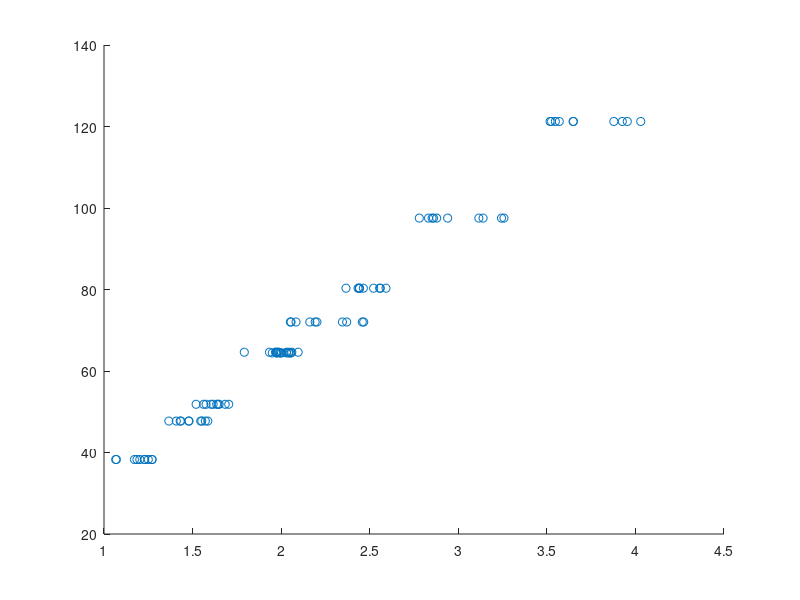

Write the MATLAB code that produced this figure.
%% TODO and stuff
% Felk??lla, det tar olika tid att sl??ppa cylindern ur startpos. V??rdena varierar ganska konstant.;
%kortare str??cka = mindre tid f??r acceleration och felfortplanting => j??mnare m??tserie?;

% Used units: mm, s, g;

% Meas(Cylinder,banlaengd, banhoejd)
% Cylinder: R <=> Cylindernr 1 osv...
% Banlaengd: 1700 <=> siffra 3, 1100 <=> siffra 2, 600 <=> siffra 1
% Banhoejd: Hoejd 1 <=> siffra 1, Hoejd 2 <=> siffra 2, Hoejd 3 <=> siffra 3

% TODO!

%Want to linearise and find the exponents, how?
    % -Is this possible without isolating singular parameters?
    % -
%Want to stabelise the exponents, how?
    % -I'm gonna need explaining here, lots of it!
%Want to know what I've done afterwards!!
%Maybe calc some kind of error/deviation, how?
    % -Explain what this error actually is!

%% Data
%************************************ R **********************
clear Meas
Meas(15,3,3)=struct();

Hfix=20.5;                    
Hvar=[8 12.5 17];
Hwidth=90;
angle=atan((Hfix-Hvar)./Hwidth);


Meas(1,3,1).Width=150;
Meas(1,3,1).Diameter=68;
Meas(1,3,1).InnerDiam=0;
Meas(1,3,1).Mass=4275;
Meas(1,3,1).LengthTrack=1700;
Meas(1,3,1).HeightTrack=1;
Meas(1,3,1).Times=[2.03 2.10 2.03 2.10 2.02];

Meas(1,3,2).Width=150;
Meas(1,3,2).Diameter=68;
Meas(1,3,2).InnerDiam=0;
Meas(1,3,2).Mass=4275;
Meas(1,3,2).LengthTrack=1700;
Meas(1,3,2).HeightTrack=2;
Meas(1,3,2).Times=[2.53 2.54 2.56 2.61 2.56];

Meas(1,3,3).Width=150;
Meas(1,3,3).Diameter=68;
Meas(1,3,3).InnerDiam=0;
Meas(1,3,3).Mass=4275;
Meas(1,3,3).LengthTrack=1700;
Meas(1,3,3).HeightTrack=3;
Meas(1,3,3).Times=[3.92 3.95 3.90 3.97 3.89];

Meas(1,2,1).Width=150;
Meas(1,2,1).Diameter=68;
Meas(1,2,1).InnerDiam=0;
Meas(1,2,1).Mass=4275;
Meas(1,2,1).LengthTrack=1100;
Meas(1,2,1).HeightTrack=1;
Meas(1,2,1).Times=[1.67 1.70 1.75 1.65 1.65];

Meas(1,2,2).Width=150;
Meas(1,2,2).Diameter=68;
Meas(1,2,2).InnerDiam=0;
Meas(1,2,2).Mass=4275;
Meas(1,2,2).LengthTrack=1100;
Meas(1,2,2).HeightTrack=2;
Meas(1,2,2).Times=[2.06 2.05 2.05 2.06 2.08];

Meas(1,2,3).Width=150;
Meas(1,2,3).Diameter=68;
Meas(1,2,3).InnerDiam=0;
Meas(1,2,3).Mass=4275;
Meas(1,2,3).LengthTrack=1100;
Meas(1,2,3).HeightTrack=3;
Meas(1,2,3).Times=[3.15 3.12 3.15 3.14 3.14];

Meas(1,1,1).Width=150;
Meas(1,1,1).Diameter=68;
Meas(1,1,1).InnerDiam=0;
Meas(1,1,1).Mass=4275;
Meas(1,1,1).LengthTrack=600;
Meas(1,1,1).HeightTrack=1;
Meas(1,1,1).Times=[1.23 1.23 1.23 1.23 1.23];

Meas(1,1,2).Width=150;
Meas(1,1,2).Diameter=68;
Meas(1,1,2).InnerDiam=0;
Meas(1,1,2).Mass=4275;
Meas(1,1,2).LengthTrack=600;
Meas(1,1,2).HeightTrack=2;
Meas(1,1,2).Times=[1.54 1.54 1.57 1.54 1.57];

Meas(1,1,3).Width=150;
Meas(1,1,3).Diameter=68;
Meas(1,1,3).InnerDiam=0;
Meas(1,1,3).Mass=4275;
Meas(1,1,3).LengthTrack=600;
Meas(1,1,3).HeightTrack=3;
Meas(1,1,3).Times=[2.37 2.37 2.39 2.35 2.37 ];
%**************************************** Q*******************************
Meas(2,1,1).Width=150;
Meas(2,1,1).Diameter=68;
Meas(2,1,1).InnerDiam=66;
Meas(2,1,1).Mass=1366;
Meas(2,1,1).LengthTrack=600;
Meas(2,1,1).HeightTrack=1;
Meas(2,1,1).Times=[1.36 1.43 1.39 1.36 1.34];

Meas(2,1,2).Width=150;
Meas(2,1,2).Diameter=68;
Meas(2,1,2).InnerDiam=66;
Meas(2,1,2).Mass=1366;
Meas(2,1,2).LengthTrack=600;
Meas(2,1,2).HeightTrack=2;
Meas(2,1,2).Times=[1.71 1.70 1.67 1.70 1.67];

Meas(2,1,3).Width=150;
Meas(2,1,3).Diameter=68;
Meas(2,1,3).InnerDiam=66;
Meas(2,1,3).Mass=1366;
Meas(2,1,3).LengthTrack=600;
Meas(2,1,3).HeightTrack=3;
Meas(2,1,3).Times=[2.61 2.59 2.61 2.61 2.59];

Meas(2,2,1).Width=150;
Meas(2,2,1).Diameter=68;
Meas(2,2,1).InnerDiam=66;
Meas(2,2,1).Mass=1366;
Meas(2,2,1).LengthTrack=1100;
Meas(2,2,1).HeightTrack=1;
Meas(2,2,1).Times=[1.82 1.82 1.79 1.86 1.79 ];

Meas(2,2,2).Width=150;
Meas(2,2,2).Diameter=68;
Meas(2,2,2).InnerDiam=66;
Meas(2,2,2).Mass=1366;
Meas(2,2,2).LengthTrack=1100;
Meas(2,2,2).HeightTrack=2;
Meas(2,2,2).Times=[2.20 2.18 2.23 2.15 2.19];

Meas(2,2,3).Width=150;
Meas(2,2,3).Diameter=68;
Meas(2,2,3).InnerDiam=66;
Meas(2,2,3).Mass=1366;
Meas(2,2,3).LengthTrack=1100;
Meas(2,2,3).HeightTrack=3;
Meas(2,2,3).Times=[3.50 3.55 3.47 3.51 3.50];

Meas(2,3,3).Width=150;
Meas(2,3,3).Diameter=68;
Meas(2,3,3).InnerDiam=66;
Meas(2,3,3).Mass=1366;
Meas(2,3,3).LengthTrack=1700;
Meas(2,3,3).HeightTrack=3;
Meas(2,3,3).Times=[4.30 4.32 4.30 4.25 4.23];

Meas(2,3,2).Width=150;
Meas(2,3,2).Diameter=68;
Meas(2,3,2).InnerDiam=66;
Meas(2,3,2).Mass=1366;
Meas(2,3,2).LengthTrack=1700;
Meas(2,3,2).HeightTrack=2;
Meas(2,3,2).Times=[2.83 2.80 2.87 2.76 2.82];

Meas(2,3,1).Width=150;
Meas(2,3,1).Diameter=68;
Meas(2,3,1).InnerDiam=66;
Meas(2,3,1).Mass=1366;
Meas(2,3,1).LengthTrack=1700;
Meas(2,3,1).HeightTrack=1;
Meas(2,3,1).Times=[2.24 2.21 2.26 2.19 2.27];
%*********************************** P *********************************************
Meas(3,3,1).Width=151;
Meas(3,3,1).Diameter=57;
Meas(3,3,1).Mass=2884;
Meas(3,3,1).InnerDiam=0;
Meas(3,3,1).LengthTrack=1700;
Meas(3,3,1).HeightTrack=1;
Meas(3,3,1).Times=[2.02 2.08 2.06 2.03 2.06];

Meas(3,3,2).Width=151;
Meas(3,3,2).Diameter=57;
Meas(3,3,2).Mass=2884;
Meas(3,3,2).InnerDiam=0;
Meas(3,3,2).LengthTrack=1700;
Meas(3,3,2).HeightTrack=2;
Meas(3,3,2).Times=[2.53 2.62 2.59 2.51 2.53];

Meas(3,3,3).Width=151;
Meas(3,3,3).Diameter=57;
Meas(3,3,3).Mass=2884;
Meas(3,3,3).InnerDiam=0;
Meas(3,3,3).LengthTrack=1700;
Meas(3,3,3).HeightTrack=3;
Meas(3,3,3).Times=[3.87 3.89 3.89 3.87 3.87];

Meas(3,2,3).Width=151;
Meas(3,2,3).Diameter=57;
Meas(3,2,3).Mass=2884;
Meas(3,2,3).InnerDiam=0;
Meas(3,2,3).LengthTrack=1100;
Meas(3,2,3).HeightTrack=3;
Meas(3,2,3).Times=[3.07 3.14 3.07 3.15 3.15];

Meas(3,2,2).Width=151;
Meas(3,2,2).Diameter=57;
Meas(3,2,2).Mass=2884;
Meas(3,2,2).InnerDiam=0;
Meas(3,2,2).LengthTrack=1100;
Meas(3,2,2).HeightTrack=2;
Meas(3,2,2).Times=[2.05 2.02 2.03 2.05 2.00];

Meas(3,2,1).Width=151;
Meas(3,2,1).Diameter=57;
Meas(3,2,1).Mass=2884;
Meas(3,2,1).InnerDiam=0;
Meas(3,2,1).LengthTrack=1100;
Meas(3,2,1).HeightTrack=1;
Meas(3,2,1).Times=[1.62 1.65 1.65 1.67 1.63];

Meas(3,1,1).Width=151;
Meas(3,1,1).Diameter=57;
Meas(3,1,1).Mass=2884;
Meas(3,1,1).InnerDiam=0;
Meas(3,1,1).LengthTrack=600;
Meas(3,1,1).HeightTrack=1;
Meas(3,1,1).Times=[1.25 1.28 1.22 1.22 1.28];

Meas(3,1,2).Width=151;
Meas(3,1,2).Diameter=57;
Meas(3,1,2).Mass=2884;
Meas(3,1,2).InnerDiam=0;
Meas(3,1,2).LengthTrack=600;
Meas(3,1,2).HeightTrack=2;
Meas(3,1,2).Times=[1.52 1.60 1.55 1.54 1.52];

Meas(3,1,3).Width=151;
Meas(3,1,3).Diameter=57;
Meas(3,1,3).Mass=2884;
Meas(3,1,3).InnerDiam=0;
Meas(3,1,3).LengthTrack=600;
Meas(3,1,3).HeightTrack=3;
Meas(3,1,3).Times=[2.35 2.32 2.32 2.35 2.39];
%************************************************** O *********************************
Meas(4,1,3).Width=148;
Meas(4,1,3).Diameter=57;
Meas(4,1,3).Mass=1661;
Meas(4,1,3).InnerDiam=36;
Meas(4,1,3).LengthTrack=600;
Meas(4,1,3).HeightTrack=3;
Meas(4,1,3).Times=[2.51 2.48 2.56 2.51 2.50];

Meas(4,1,2).Width=148;
Meas(4,1,2).Diameter=57;
Meas(4,1,2).Mass=1661;
Meas(4,1,2).InnerDiam=36;
Meas(4,1,2).LengthTrack=600;
Meas(4,1,2).HeightTrack=2;
Meas(4,1,2).Times=[1.63 1.63 1.63 1.63 1.63];

Meas(4,1,1).Width=148;
Meas(4,1,1).Diameter=57;
Meas(4,1,1).Mass=1661;
Meas(4,1,1).InnerDiam=36;
Meas(4,1,1).LengthTrack=600;
Meas(4,1,1).HeightTrack=1;
Meas(4,1,1).Times=[1.36 1.30 1.30 1.31 1.30];

Meas(4,2,1).Width=148;
Meas(4,2,1).Diameter=57;
Meas(4,2,1).Mass=1661;
Meas(4,2,1).InnerDiam=36;
Meas(4,2,1).LengthTrack=1100;
Meas(4,2,1).HeightTrack=1;
Meas(4,2,1).Times=[1.75 1.75 1.75 1.78 1.78];

Meas(4,2,2).Width=148;
Meas(4,2,2).Diameter=57;
Meas(4,2,2).Mass=1661;
Meas(4,2,2).InnerDiam=36;
Meas(4,2,2).LengthTrack=1100;
Meas(4,2,2).HeightTrack=2;
Meas(4,2,2).Times=[2.18 2.18 2.23 2.19 2.21];

Meas(4,2,3).Width=148;
Meas(4,2,3).Diameter=57;
Meas(4,2,3).Mass=1661;
Meas(4,2,3).InnerDiam=36;
Meas(4,2,3).LengthTrack=1100;
Meas(4,2,3).HeightTrack=3;
Meas(4,2,3).Times=[3.23 3.33 3.28 3.33 3.38];

Meas(4,3,3).Width=148;
Meas(4,3,3).Diameter=57;
Meas(4,3,3).Mass=1661;
Meas(4,3,3).InnerDiam=36;
Meas(4,3,3).LengthTrack=1700;
Meas(4,3,3).HeightTrack=3;
Meas(4,3,3).Times=[4.13 4.16 4.18 4.13 4.13];

Meas(4,3,2).Width=148;
Meas(4,3,2).Diameter=57;
Meas(4,3,2).Mass=1661;
Meas(4,3,2).InnerDiam=36;
Meas(4,3,2).LengthTrack=1700;
Meas(4,3,2).HeightTrack=2;
Meas(4,3,2).Times=[2.72 2.71 2.72 2.71 2.72];

Meas(4,3,1).Width=148;
Meas(4,3,1).Diameter=57;
Meas(4,3,1).Mass=1661;
Meas(4,3,1).InnerDiam=36;
Meas(4,3,1).LengthTrack=1700;
Meas(4,3,1).HeightTrack=1;
Meas(4,3,1).Times=[2.15 2.19 2.18 2.19 2.16];
%******************************************************** M **************************************
Meas(5,3,1).Width=150;
Meas(5,3,1).Diameter=58;
Meas(5,3,1).Mass=412;
Meas(5,3,1).InnerDiam=54;
Meas(5,3,1).LengthTrack=1700;
Meas(5,3,1).HeightTrack=1;
Meas(5,3,1).Times=[2.32 2.37 2.35 2.27 2.29];

Meas(5,3,2).Width=150;
Meas(5,3,2).Diameter=58;
Meas(5,3,2).Mass=412;
Meas(5,3,2).InnerDiam=54;
Meas(5,3,2).LengthTrack=1700;
Meas(5,3,2).HeightTrack=2;
Meas(5,3,2).Times=[2.94 2.97 2.96 2.90 2.87];

Meas(5,3,3).Width=150;
Meas(5,3,3).Diameter=58;
Meas(5,3,3).Mass=412;
Meas(5,3,3).InnerDiam=54;
Meas(5,3,3).LengthTrack=1700;
Meas(5,3,3).HeightTrack=3;
Meas(5,3,3).Times=[4.49 4.47 4.45 4.44 4.43];

Meas(5,2,3).Width=150;
Meas(5,2,3).Diameter=58;
Meas(5,2,3).Mass=412;
Meas(5,2,3).InnerDiam=54;
Meas(5,2,3).LengthTrack=1100;
Meas(5,2,3).HeightTrack=3;
Meas(5,2,3).Times=[3.60 3.57 3.60 3.57 3.55];

Meas(5,2,2).Width=150;
Meas(5,2,2).Diameter=58;
Meas(5,2,2).Mass=412;
Meas(5,2,2).InnerDiam=54;
Meas(5,2,2).LengthTrack=1100;
Meas(5,2,2).HeightTrack=2;
Meas(5,2,2).Times=[2.38 2.34 2.34 2.35 2.30];

Meas(5,2,1).Width=150;
Meas(5,2,1).Diameter=58;
Meas(5,2,1).Mass=412;
Meas(5,2,1).InnerDiam=54;
Meas(5,2,1).LengthTrack=1100;
Meas(5,2,1).HeightTrack=1;
Meas(5,2,1).Times=[1.82 1.86 1.87 1.87 1.86];

Meas(5,1,1).Width=150;
Meas(5,1,1).Diameter=58;
Meas(5,1,1).Mass=412;
Meas(5,1,1).InnerDiam=54;
Meas(5,1,1).LengthTrack=600;
Meas(5,1,1).HeightTrack=1;
Meas(5,1,1).Times=[1.39 1.41 1.39 1.43 1.46];

Meas(5,1,2).Width=150;
Meas(5,1,2).Diameter=58;
Meas(5,1,2).Mass=412;
Meas(5,1,2).InnerDiam=54;
Meas(5,1,2).LengthTrack=600;
Meas(5,1,2).HeightTrack=2;
Meas(5,1,2).Times=[1.73 1.68 1.73 1.73 1.71];

Meas(5,1,3).Width=150;
Meas(5,1,3).Diameter=58;
Meas(5,1,3).Mass=412;
Meas(5,1,3).InnerDiam=54;
Meas(5,1,3).LengthTrack=600;
Meas(5,1,3).HeightTrack=3;
Meas(5,1,3).Times=[2.58 2.56 2.61 2.59 2.56];
%************************************************ L ************************************
Meas(6,1,3).Width=149;
Meas(6,1,3).Diameter=36;
Meas(6,1,3).Mass=557;
Meas(6,1,3).InnerDiam=31;
Meas(6,1,3).LengthTrack=600;
Meas(6,1,3).HeightTrack=3;
Meas(6,1,3).Times=[2.53 2.58 2.58 2.54 2.51];

Meas(6,1,2).Width=149;
Meas(6,1,2).Diameter=36;
Meas(6,1,2).Mass=557;
Meas(6,1,2).InnerDiam=31;
Meas(6,1,2).LengthTrack=600;
Meas(6,1,2).HeightTrack=2;
Meas(6,1,2).Times=[1.68 1.65 1.62 1.67 1.62];

Meas(6,1,1).Width=149;
Meas(6,1,1).Diameter=36;
Meas(6,1,1).Mass=557;
Meas(6,1,1).InnerDiam=31;
Meas(6,1,1).LengthTrack=600;
Meas(6,1,1).HeightTrack=1;
Meas(6,1,1).Times=[1.31 1.31 1.35 1.30 1.33];

Meas(6,2,1).Width=149;
Meas(6,2,1).Diameter=36;
Meas(6,2,1).Mass=557;
Meas(6,2,1).InnerDiam=31;
Meas(6,2,1).LengthTrack=1100;
Meas(6,2,1).HeightTrack=1;
Meas(6,2,1).Times=[1.78 1.76 1.75 1.83 1.76];

Meas(6,2,2).Width=149;
Meas(6,2,2).Diameter=36;
Meas(6,2,2).Mass=557;
Meas(6,2,2).InnerDiam=31;
Meas(6,2,2).LengthTrack=1100;
Meas(6,2,2).HeightTrack=2;
Meas(6,2,2).Times=[2.23 2.23 2.24 2.24 2.26];

Meas(6,2,3).Width=149;
Meas(6,2,3).Diameter=36;
Meas(6,2,3).Mass=557;
Meas(6,2,3).InnerDiam=31;
Meas(6,2,3).LengthTrack=1100;
Meas(6,2,3).HeightTrack=3;
Meas(6,2,3).Times=[3.49 3.46 3.47 3.41 3.47];

Meas(6,3,3).Width=149;
Meas(6,3,3).Diameter=36;
Meas(6,3,3).Mass=557;
Meas(6,3,3).InnerDiam=31;
Meas(6,3,3).LengthTrack=1700;
Meas(6,3,3).HeightTrack=3;
Meas(6,3,3).Times=[4.19 4.19 4.26 4.21 4.21];

Meas(6,3,2).Width=149;
Meas(6,3,2).Diameter=36;
Meas(6,3,2).Mass=557;
Meas(6,3,2).InnerDiam=31;
Meas(6,3,2).LengthTrack=1700;
Meas(6,3,2).HeightTrack=2;
Meas(6,3,2).Times=[2.79 2.77 2.74 2.77 2.77];

Meas(6,3,1).Width=149;
Meas(6,3,1).Diameter=36;
Meas(6,3,1).Mass=557;
Meas(6,3,1).InnerDiam=31;
Meas(6,3,1).LengthTrack=1700;
Meas(6,3,1).HeightTrack=1;
Meas(6,3,1).Times=[2.21 2.21 2.21 2.21 2.20];
%************************************************** K ****************************************
Meas(7,3,1).Width=150;
Meas(7,3,1).Diameter=41;
Meas(7,3,1).Mass=1286;
Meas(7,3,1).InnerDiam=0;
Meas(7,3,1).LengthTrack=1700;
Meas(7,3,1).HeightTrack=1;
Meas(7,3,1).Times=[1.99 2.02 1.99 1.99 2.02];

Meas(7,3,2).Width=150;
Meas(7,3,2).Diameter=41;
Meas(7,3,2).Mass=1286;
Meas(7,3,2).InnerDiam=0;
Meas(7,3,2).LengthTrack=1700;
Meas(7,3,2).HeightTrack=2;
Meas(7,3,2).Times=[2.43 2.43 2.46 2.40 2.45];

Meas(7,3,3).Width=150;
Meas(7,3,3).Diameter=41;
Meas(7,3,3).Mass=1286;
Meas(7,3,3).InnerDiam=0;
Meas(7,3,3).LengthTrack=1700;
Meas(7,3,3).HeightTrack=3;
Meas(7,3,3).Times=[3.62 3.76 3.62 3.62 3.63];

Meas(7,2,3).Width=150;
Meas(7,2,3).Diameter=41;
Meas(7,2,3).Mass=1286;
Meas(7,2,3).InnerDiam=0;
Meas(7,2,3).LengthTrack=1100;
Meas(7,2,3).HeightTrack=3;
Meas(7,2,3).Times=[3.03 2.91 2.91 2.90 2.95];

Meas(7,2,2).Width=150;
Meas(7,2,2).Diameter=41;
Meas(7,2,2).Mass=1286;
Meas(7,2,2).InnerDiam=0;
Meas(7,2,2).LengthTrack=1100;
Meas(7,2,2).HeightTrack=2;
Meas(7,2,2).Times=[1.99 1.99 1.99 1.98 1.96];

Meas(7,2,1).Width=150;
Meas(7,2,1).Diameter=41;
Meas(7,2,1).Mass=1286;
Meas(7,2,1).InnerDiam=0;
Meas(7,2,1).LengthTrack=1100;
Meas(7,2,1).HeightTrack=1;
Meas(7,2,1).Times=[1.62 1.63 1.65 1.65 1.63];

Meas(7,1,1).Width=150;
Meas(7,1,1).Diameter=41;
Meas(7,1,1).Mass=1286;
Meas(7,1,1).InnerDiam=0;
Meas(7,1,1).LengthTrack=600;
Meas(7,1,1).HeightTrack=1;
Meas(7,1,1).Times=[1.20 1.27 1.23 1.22 1.22];

Meas(7,1,2).Width=150;
Meas(7,1,2).Diameter=41;
Meas(7,1,2).Mass=1286;
Meas(7,1,2).InnerDiam=0;
Meas(7,1,2).LengthTrack=600;
Meas(7,1,2).HeightTrack=2;
Meas(7,1,2).Times=[1.49 1.46 1.49 1.49 1.47];

Meas(7,1,3).Width=150;
Meas(7,1,3).Diameter=41;
Meas(7,1,3).Mass=1286;
Meas(7,1,3).InnerDiam=0;
Meas(7,1,3).LengthTrack=600;
Meas(7,1,3).HeightTrack=3;
Meas(7,1,3).Times=[2.16 2.23 2.16 2.23 2.23];
%****************************************** J ****************************
Meas(8,1,3).Width=151;
Meas(8,1,3).Diameter=41;
Meas(8,1,3).Mass=412;
Meas(8,1,3).InnerDiam=0;
Meas(8,1,3).LengthTrack=600;
Meas(8,1,3).HeightTrack=3;
Meas(8,1,3).Times=[2.15 2.24 2.19 2.19 2.19];

Meas(8,1,2).Width=151;
Meas(8,1,2).Diameter=41;
Meas(8,1,2).Mass=412;
Meas(8,1,2).InnerDiam=0;
Meas(8,1,2).LengthTrack=600;
Meas(8,1,2).HeightTrack=2;
Meas(8,1,2).Times=[1.54 1.47 1.44 1.47 1.47];

Meas(8,1,1).Width=151;
Meas(8,1,1).Diameter=41;
Meas(8,1,1).Mass=412;
Meas(8,1,1).InnerDiam=0;
Meas(8,1,1).LengthTrack=600;
Meas(8,1,1).HeightTrack=1;
Meas(8,1,1).Times=[1.20 1.23 1.19 1.20 1.19];

Meas(8,2,1).Width=151;
Meas(8,2,1).Diameter=41;
Meas(8,2,1).Mass=412;
Meas(8,2,1).InnerDiam=0;
Meas(8,2,1).LengthTrack=1100;
Meas(8,2,1).HeightTrack=1;
Meas(8,2,1).Times=[1.62 1.62 1.62 1.62 1.60];

Meas(8,2,2).Width=151;
Meas(8,2,2).Diameter=41;
Meas(8,2,2).Mass=412;
Meas(8,2,2).InnerDiam=0;
Meas(8,2,2).LengthTrack=1100;
Meas(8,2,2).HeightTrack=2;
Meas(8,2,2).Times=[1.95 1.99 1.97 1.95 2.00];

Meas(8,2,3).Width=151;
Meas(8,2,3).Diameter=41;
Meas(8,2,3).Mass=412;
Meas(8,2,3).InnerDiam=0;
Meas(8,2,3).LengthTrack=1100;
Meas(8,2,3).HeightTrack=3;
Meas(8,2,3).Times=[2.79 2.87 2.91 2.91 2.82];

Meas(8,3,3).Width=151;
Meas(8,3,3).Diameter=41;
Meas(8,3,3).Mass=412;
Meas(8,3,3).InnerDiam=0;
Meas(8,3,3).LengthTrack=1700;
Meas(8,3,3).HeightTrack=3;
Meas(8,3,3).Times=[3.58 3.63 3.68 3.70 3.65];

Meas(8,3,2).Width=151;
Meas(8,3,2).Diameter=41;
Meas(8,3,2).Mass=412;
Meas(8,3,2).InnerDiam=0;
Meas(8,3,2).LengthTrack=1700;
Meas(8,3,2).HeightTrack=2;
Meas(8,3,2).Times=[2.48 2.46 2.47 2.45 2.46];

Meas(8,3,1).Width=151;
Meas(8,3,1).Diameter=41;
Meas(8,3,1).Mass=412;
Meas(8,3,1).InnerDiam=0;
Meas(8,3,1).LengthTrack=1700;
Meas(8,3,1).HeightTrack=1;
Meas(8,3,1).Times=[1.95 1.97 2.00 2.00 1.96];
%**************************************************** I(var) ******************************
Meas(9,3,1).Width=150;
Meas(9,3,1).Diameter=26;
Meas(9,3,1).Mass=243;
Meas(9,3,1).InnerDiam=20;
Meas(9,3,1).LengthTrack=1700;
Meas(9,3,1).HeightTrack=1;
Meas(9,3,1).Times=[2.15 2.13 2.20 2.14 2.08];

Meas(9,3,2).Width=150;
Meas(9,3,2).Diameter=26;
Meas(9,3,2).Mass=243;
Meas(9,3,2).InnerDiam=20;
Meas(9,3,2).LengthTrack=1700;
Meas(9,3,2).HeightTrack=2;
Meas(9,3,2).Times=[2.58 2.66 2.66 2.63 2.69];

Meas(9,3,3).Width=150;
Meas(9,3,3).Diameter=26;
Meas(9,3,3).Mass=243;
Meas(9,3,3).InnerDiam=20;
Meas(9,3,3).LengthTrack=1700;
Meas(9,3,3).HeightTrack=3;
Meas(9,3,3).Times=[3.90 3.94 3.90 3.90 3.93];

Meas(9,2,3).Width=150;
Meas(9,2,3).Diameter=26;
Meas(9,2,3).Mass=243;
Meas(9,2,3).InnerDiam=20;
Meas(9,2,3).LengthTrack=1100;
Meas(9,2,3).HeightTrack=3;
Meas(9,2,3).Times=[3.14 3.09 3.09 3.07 3.15];

Meas(9,2,2).Width=150;
Meas(9,2,2).Diameter=26;
Meas(9,2,2).Mass=243;
Meas(9,2,2).InnerDiam=20;
Meas(9,2,2).LengthTrack=1100;
Meas(9,2,2).HeightTrack=2;
Meas(9,2,2).Times=[2.15 2.15 2.12 2.07 2.18];

Meas(9,2,1).Width=150;
Meas(9,2,1).Diameter=26;
Meas(9,2,1).Mass=243;
Meas(9,2,1).InnerDiam=20;
Meas(9,2,1).LengthTrack=1100;
Meas(9,2,1).HeightTrack=1;
Meas(9,2,1).Times=[1.73 1.75 1.77 1.75 1.73];

Meas(9,1,1).Width=150;
Meas(9,1,1).Diameter=26;
Meas(9,1,1).Mass=243;
Meas(9,1,1).InnerDiam=20;
Meas(9,1,1).LengthTrack=600;
Meas(9,1,1).HeightTrack=1;
Meas(9,1,1).Times=[1.30 1.29 1.34 1.28 1.25];

Meas(9,1,2).Width=150;
Meas(9,1,2).Diameter=26;
Meas(9,1,2).Mass=243;
Meas(9,1,2).InnerDiam=20;
Meas(9,1,2).LengthTrack=600;
Meas(9,1,2).HeightTrack=2;
Meas(9,1,2).Times=[1.60 1.60 1.62 1.65 1.60];

Meas(9,1,3).Width=150;
Meas(9,1,3).Diameter=26;
Meas(9,1,3).Mass=243;
Meas(9,1,3).InnerDiam=20;
Meas(9,1,3).LengthTrack=600;
Meas(9,1,3).HeightTrack=3;
Meas(9,1,3).Times=[2.40 2.40 2.37 2.35 2.35];
%******************************************************* H *************************
Meas(10,1,1).Width=150;
Meas(10,1,1).Diameter=36;
Meas(10,1,1).Mass=1190;
Meas(10,1,1).InnerDiam=0;
Meas(10,1,1).LengthTrack=600;
Meas(10,1,1).HeightTrack=1;
Meas(10,1,1).Times=[1.22 1.20 1.15 1.14 1.15];

Meas(10,1,2).Width=150;
Meas(10,1,2).Diameter=36;
Meas(10,1,2).Mass=1190;
Meas(10,1,2).InnerDiam=0;
Meas(10,1,2).LengthTrack=600;
Meas(10,1,2).HeightTrack=2;
Meas(10,1,2).Times=[1.40 1.37 1.36 1.47 1.44];

Meas(10,1,3).Width=150;
Meas(10,1,3).Diameter=36;
Meas(10,1,3).Mass=1190;
Meas(10,1,3).InnerDiam=0;
Meas(10,1,3).LengthTrack=600;
Meas(10,1,3).HeightTrack=3;
Meas(10,1,3).Times=[2.11 2.08 2.09 2.07 2.07];

Meas(10,2,3).Width=150;
Meas(10,2,3).Diameter=36;
Meas(10,2,3).Mass=1190;
Meas(10,2,3).InnerDiam=0;
Meas(10,2,3).LengthTrack=1100;
Meas(10,2,3).HeightTrack=3;
Meas(10,2,3).Times=[2.84 2.79 2.83 2.84 2.86];

Meas(10,2,2).Width=150;
Meas(10,2,2).Diameter=36;
Meas(10,2,2).Mass=1190;
Meas(10,2,2).InnerDiam=0;
Meas(10,2,2).LengthTrack=1100;
Meas(10,2,2).HeightTrack=2;
Meas(10,2,2).Times=[1.97 2.00 1.97 1.99 1.99];

Meas(10,2,1).Width=150;
Meas(10,2,1).Diameter=36;
Meas(10,2,1).Mass=1190;
Meas(10,2,1).InnerDiam=0;
Meas(10,2,1).LengthTrack=1100;
Meas(10,2,1).HeightTrack=1;
Meas(10,2,1).Times=[1.60 1.58 1.58 1.63 1.63];

Meas(10,3,1).Width=150;
Meas(10,3,1).Diameter=36;
Meas(10,3,1).Mass=1190;
Meas(10,3,1).InnerDiam=0;
Meas(10,3,1).LengthTrack=1700;
Meas(10,3,1).HeightTrack=1;
Meas(10,3,1).Times=[2.05 1.99 1.97 2.00 1.97 ];

Meas(10,3,2).Width=150;
Meas(10,3,2).Diameter=36;
Meas(10,3,2).Mass=1190;
Meas(10,3,2).InnerDiam=0;
Meas(10,3,2).LengthTrack=1700;
Meas(10,3,2).HeightTrack=2;
Meas(10,3,2).Times=[2.45 2.45 2.42 2.46 2.43];

Meas(10,3,3).Width=150;
Meas(10,3,3).Diameter=36;
Meas(10,3,3).Mass=1190;
Meas(10,3,3).InnerDiam=0;
Meas(10,3,3).LengthTrack=1700;
Meas(10,3,3).HeightTrack=3;
Meas(10,3,3).Times=[3.62 3.49 3.55 3.54 3.54];
%**************************************************** D ******************
Meas(11,3,3).Width=135;
Meas(11,3,3).Diameter=36;
Meas(11,3,3).Mass=1070;
Meas(11,3,3).InnerDiam=0;
Meas(11,3,3).LengthTrack=1700;
Meas(11,3,3).HeightTrack=3;
Meas(11,3,3).Times=[3.54 3.58 3.55 3.49 3.47];

Meas(11,3,2).Width=135;
Meas(11,3,2).Diameter=36;
Meas(11,3,2).Mass=1070;
Meas(11,3,2).InnerDiam=0;
Meas(11,3,2).LengthTrack=1700;
Meas(11,3,2).HeightTrack=2;
Meas(11,3,2).Times=[2.45 2.46 2.45 2.43 2.42];

Meas(11,3,1).Width=135;
Meas(11,3,1).Diameter=36;
Meas(11,3,1).Mass=1070;
Meas(11,3,1).InnerDiam=0;
Meas(11,3,1).LengthTrack=1700;
Meas(11,3,1).HeightTrack=1;
Meas(11,3,1).Times=[1.97 2.02 1.99 1.99 1.99];

Meas(11,2,1).Width=135;
Meas(11,2,1).Diameter=36;
Meas(11,2,1).Mass=1070;
Meas(11,2,1).InnerDiam=0;
Meas(11,2,1).LengthTrack=1100;
Meas(11,2,1).HeightTrack=1;
Meas(11,2,1).Times=[1.58 1.57 1.60 1.58 1.55];

Meas(11,2,2).Width=135;
Meas(11,2,2).Diameter=36;
Meas(11,2,2).Mass=1070;
Meas(11,2,2).InnerDiam=0;
Meas(11,2,2).LengthTrack=1100;
Meas(11,2,2).HeightTrack=2;
Meas(11,2,2).Times=[2.00 1.95 1.99 1.95 1.95];

Meas(11,2,3).Width=135;
Meas(11,2,3).Diameter=36;
Meas(11,2,3).Mass=1070;
Meas(11,2,3).InnerDiam=0;
Meas(11,2,3).LengthTrack=1100;
Meas(11,2,3).HeightTrack=3;
Meas(11,2,3).Times=[2.83 2.87 2.83 2.88 2.85];

Meas(11,1,3).Width=135;
Meas(11,1,3).Diameter=36;
Meas(11,1,3).Mass=1070;
Meas(11,1,3).InnerDiam=0;
Meas(11,1,3).LengthTrack=600;
Meas(11,1,3).HeightTrack=3;
Meas(11,1,3).Times=[2.13 2.19 2.16 2.15 2.18];

Meas(11,1,2).Width=135;
Meas(11,1,2).Diameter=36;
Meas(11,1,2).Mass=1070;
Meas(11,1,2).InnerDiam=0;
Meas(11,1,2).LengthTrack=600;
Meas(11,1,2).HeightTrack=2;
Meas(11,1,2).Times=[1.49 1.43 1.40 1.44 1.39];

Meas(11,1,1).Width=135;
Meas(11,1,1).Diameter=36;
Meas(11,1,1).Mass=1070;
Meas(11,1,1).InnerDiam=0;
Meas(11,1,1).LengthTrack=600;
Meas(11,1,1).HeightTrack=1;
Meas(11,1,1).Times=[1.09 1.07 1.10 1.06 1.03];
%**************************************** C ***********************************
Meas(12,1,1).Width=150;
Meas(12,1,1).Diameter=26;
Meas(12,1,1).Mass=617;
Meas(12,1,1).InnerDiam=0;
Meas(12,1,1).LengthTrack=600;
Meas(12,1,1).HeightTrack=1;
Meas(12,1,1).Times=[1.19 1.19 1.23 1.19 1.13];

Meas(12,1,2).Width=150;
Meas(12,1,2).Diameter=26;
Meas(12,1,2).Mass=617;
Meas(12,1,2).InnerDiam=0;
Meas(12,1,2).LengthTrack=600;
Meas(12,1,2).HeightTrack=2;
Meas(12,1,2).Times=[1.46 1.44 1.42 1.47 1.38];

Meas(12,1,3).Width=150;
Meas(12,1,3).Diameter=26;
Meas(12,1,3).Mass=617;
Meas(12,1,3).InnerDiam=0;
Meas(12,1,3).LengthTrack=600;
Meas(12,1,3).HeightTrack=3;
Meas(12,1,3).Times=[2.09 2.06 2.09 2.01 2.03];

Meas(12,2,3).Width=150;
Meas(12,2,3).Diameter=26;
Meas(12,2,3).Mass=617;
Meas(12,2,3).InnerDiam=0;
Meas(12,2,3).LengthTrack=1100;
Meas(12,2,3).HeightTrack=3;
Meas(12,2,3).Times=[2.93 2.86 2.85 2.88 2.87];

Meas(12,2,2).Width=150;
Meas(12,2,2).Diameter=26;
Meas(12,2,2).Mass=617;
Meas(12,2,2).InnerDiam=0;
Meas(12,2,2).LengthTrack=1100;
Meas(12,2,2).HeightTrack=2;
Meas(12,2,2).Times=[1.95 1.89 1.93 1.95 1.95];

Meas(12,2,1).Width=150;
Meas(12,2,1).Diameter=26;
Meas(12,2,1).Mass=617;
Meas(12,2,1).InnerDiam=0;
Meas(12,2,1).LengthTrack=1100;
Meas(12,2,1).HeightTrack=1;
Meas(12,2,1).Times=[1.58 1.53 1.54 1.58 1.58];

Meas(12,3,1).Width=150;
Meas(12,3,1).Diameter=26;
Meas(12,3,1).Mass=617;
Meas(12,3,1).InnerDiam=0;
Meas(12,3,1).LengthTrack=1700;
Meas(12,3,1).HeightTrack=1;
Meas(12,3,1).Times=[2.00 2.03 1.93 1.94 1.97];

Meas(12,3,2).Width=150;
Meas(12,3,2).Diameter=26;
Meas(12,3,2).Mass=617;
Meas(12,3,2).InnerDiam=0;
Meas(12,3,2).LengthTrack=1700;
Meas(12,3,2).HeightTrack=2;
Meas(12,3,2).Times=[2.36 2.39 2.35 2.39 2.34];

Meas(12,3,3).Width=150;
Meas(12,3,3).Diameter=26;
Meas(12,3,3).Mass=617;
Meas(12,3,3).InnerDiam=0;
Meas(12,3,3).LengthTrack=1700;
Meas(12,3,3).HeightTrack=3;
Meas(12,3,3).Times=[3.54 3.50 3.57 3.53 3.45];
%*************************************************** B **************************************
Meas(13,3,3).Width=151;
Meas(13,3,3).Diameter=20;
Meas(13,3,3).Mass=368;
Meas(13,3,3).InnerDiam=0;
Meas(13,3,3).LengthTrack=1700;
Meas(13,3,3).HeightTrack=3;
Meas(13,3,3).Times=[3.57 3.62 3.55 3.57 3.54];

Meas(13,3,2).Width=151;
Meas(13,3,2).Diameter=20;
Meas(13,3,2).Mass=368;
Meas(13,3,2).InnerDiam=0;
Meas(13,3,2).LengthTrack=1700;
Meas(13,3,2).HeightTrack=2;
Meas(13,3,2).Times=[2.45 2.48 2.44 2.43 2.40];

Meas(13,3,1).Width=151;
Meas(13,3,1).Diameter=20;
Meas(13,3,1).Mass=368;
Meas(13,3,1).InnerDiam=0;
Meas(13,3,1).LengthTrack=1700;
Meas(13,3,1).HeightTrack=1;
Meas(13,3,1).Times=[1.96 1.95 1.95 1.95 1.94];

Meas(13,2,1).Width=151;
Meas(13,2,1).Diameter=20;
Meas(13,2,1).Mass=368;
Meas(13,2,1).InnerDiam=0;
Meas(13,2,1).LengthTrack=1100;
Meas(13,2,1).HeightTrack=1;
Meas(13,2,1).Times=[1.54 1.50 1.55 1.46 1.55];

Meas(13,2,2).Width=151;
Meas(13,2,2).Diameter=20;
Meas(13,2,2).Mass=368;
Meas(13,2,2).InnerDiam=0;
Meas(13,2,2).LengthTrack=1100;
Meas(13,2,2).HeightTrack=2;
Meas(13,2,2).Times=[1.80 1.77 1.82 1.83 1.74];

Meas(13,2,3).Width=151;
Meas(13,2,3).Diameter=20;
Meas(13,2,3).Mass=368;
Meas(13,2,3).InnerDiam=0;
Meas(13,2,3).LengthTrack=1100;
Meas(13,2,3).HeightTrack=3;
Meas(13,2,3).Times=[2.79 2.80 2.71 2.75 2.85];

Meas(13,1,3).Width=151;
Meas(13,1,3).Diameter=20;
Meas(13,1,3).Mass=368;
Meas(13,1,3).InnerDiam=0;
Meas(13,1,3).LengthTrack=600;
Meas(13,1,3).HeightTrack=3;
Meas(13,1,3).Times=[2.07 1.98 2.10 2.01 2.10];

Meas(13,1,2).Width=151;
Meas(13,1,2).Diameter=20;
Meas(13,1,2).Mass=368;
Meas(13,1,2).InnerDiam=0;
Meas(13,1,2).LengthTrack=600;
Meas(13,1,2).HeightTrack=2;
Meas(13,1,2).Times=[1.39 1.42 1.39 1.32 1.31];

Meas(13,1,1).Width=151;
Meas(13,1,1).Diameter=20;
Meas(13,1,1).Mass=368;
Meas(13,1,1).InnerDiam=0;
Meas(13,1,1).LengthTrack=600;
Meas(13,1,1).HeightTrack=1;
Meas(13,1,1).Times=[1.08 1.11 1.05 1.04 1.05];

%********************************* A ************

Meas(14,3,1).Width=175;
Meas(14,3,1).Diameter=37;
Meas(14,3,1).Mass=1390;
Meas(14,3,1).InnerDiam=0;
Meas(14,3,1).LengthTrack=1700;
Meas(14,3,1).HeightTrack=1;
Meas(14,3,1).Times=[2.10 2.03 2.02 2.03 2.03];

Meas(14,3,2).Width=175;
Meas(14,3,2).Diameter=37;
Meas(14,3,2).Mass=1390;
Meas(14,3,2).InnerDiam=0;
Meas(14,3,2).LengthTrack=1700;
Meas(14,3,2).HeightTrack=2;
Meas(14,3,2).Times=[2.62 2.59 2.56 2.58 2.61];

Meas(14,3,3).Width=175;
Meas(14,3,3).Diameter=37;
Meas(14,3,3).Mass=1390;
Meas(14,3,3).InnerDiam=0;
Meas(14,3,3).LengthTrack=1700;
Meas(14,3,3).HeightTrack=3;
Meas(14,3,3).Times=[3.92 4.11 3.99 4.05 4.08];

Meas(14,2,3).Width=175;
Meas(14,2,3).Diameter=37;
Meas(14,2,3).Mass=1390;
Meas(14,2,3).InnerDiam=0;
Meas(14,2,3).LengthTrack=1100;
Meas(14,2,3).HeightTrack=3;
Meas(14,2,3).Times=[3.31 3.23 3.30 3.25 3.20];

Meas(14,2,2).Width=175;
Meas(14,2,2).Diameter=37;
Meas(14,2,2).Mass=1390;
Meas(14,2,2).InnerDiam=0;
Meas(14,2,2).LengthTrack=1100;
Meas(14,2,2).HeightTrack=2;
Meas(14,2,2).Times=[2.11 2.08 2.10 2.08 2.11];

Meas(14,2,1).Width=175;
Meas(14,2,1).Diameter=37;
Meas(14,2,1).Mass=1390;
Meas(14,2,1).InnerDiam=0;
Meas(14,2,1).LengthTrack=1100;
Meas(14,2,1).HeightTrack=1;
Meas(14,2,1).Times=[1.67 1.78 1.67 1.73 1.67];

Meas(14,1,1).Width=175;
Meas(14,1,1).Diameter=37;
Meas(14,1,1).Mass=1390;
Meas(14,1,1).InnerDiam=0;
Meas(14,1,1).LengthTrack=600;
Meas(14,1,1).HeightTrack=1;
Meas(14,1,1).Times=[1.26 1.27 1.24 1.30 1.28];

Meas(14,1,2).Width=175;
Meas(14,1,2).Diameter=37;
Meas(14,1,2).Mass=1390;
Meas(14,1,2).InnerDiam=0;
Meas(14,1,2).LengthTrack=600;
Meas(14,1,2).HeightTrack=2;
Meas(14,1,2).Times=[1.58 1.59 1.53 1.65 1.51];

Meas(14,1,3).Width=175;
Meas(14,1,3).Diameter=37;
Meas(14,1,3).Mass=1390;
Meas(14,1,3).InnerDiam=0;
Meas(14,1,3).LengthTrack=600;
Meas(14,1,3).HeightTrack=3;
Meas(14,1,3).Times=[2.37 2.50 2.48 2.47 2.51];

%***************************** E ************

Meas(15,1,3).Width=111;
Meas(15,1,3).Diameter=36;
Meas(15,1,3).Mass=876;
Meas(15,1,3).InnerDiam=0;
Meas(15,1,3).LengthTrack=600;
Meas(15,1,3).HeightTrack=3;
Meas(15,1,3).Times=[2.46 2.47 2.55 2.50 2.31];

Meas(15,1,2).Width=111;
Meas(15,1,2).Diameter=36;
Meas(15,1,2).Mass=876;
Meas(15,1,2).InnerDiam=0;
Meas(15,1,2).LengthTrack=600;
Meas(15,1,2).HeightTrack=2;
Meas(15,1,2).Times=[1.58 1.62 1.60 1.59 1.54];

Meas(15,1,1).Width=111;
Meas(15,1,1).Diameter=36;
Meas(15,1,1).Mass=876;
Meas(15,1,1).InnerDiam=0;
Meas(15,1,1).LengthTrack=600;
Meas(15,1,1).HeightTrack=1;
Meas(15,1,1).Times=[1.25 1.27 1.26 1.28 1.30];

Meas(15,2,1).Width=111;
Meas(15,2,1).Diameter=36;
Meas(15,2,1).Mass=876;
Meas(15,2,1).InnerDiam=0;
Meas(15,2,1).LengthTrack=1100;
Meas(15,2,1).HeightTrack=1;
Meas(15,2,1).Times=[1.65 1.63 1.65 1.65 1.67];

Meas(15,2,2).Width=111;
Meas(15,2,2).Diameter=36;
Meas(15,2,2).Mass=876;
Meas(15,2,2).InnerDiam=0;
Meas(15,2,2).LengthTrack=1100;
Meas(15,2,2).HeightTrack=2;
Meas(15,2,2).Times=[2.05 2.07 2.03 1.98 2.08];

Meas(15,2,3).Width=111;
Meas(15,2,3).Diameter=36;
Meas(15,2,3).Mass=876;
Meas(15,2,3).InnerDiam=0;
Meas(15,2,3).LengthTrack=1100;
Meas(15,2,3).HeightTrack=3;
Meas(15,2,3).Times=[3.22 3.23 3.23 3.23 3.31];

Meas(15,3,3).Width=111;
Meas(15,3,3).Diameter=36;
Meas(15,3,3).Mass=876;
Meas(15,3,3).InnerDiam=0;
Meas(15,3,3).LengthTrack=1700;
Meas(15,3,3).HeightTrack=3;
Meas(15,3,3).Times=[3.86 4.00 4.01 3.95 3.95];

Meas(15,3,2).Width=111;
Meas(15,3,2).Diameter=36;
Meas(15,3,2).Mass=876;
Meas(15,3,2).InnerDiam=0;
Meas(15,3,2).LengthTrack=1700;
Meas(15,3,2).HeightTrack=2;
Meas(15,3,2).Times=[2.50 2.54 2.51 2.48 2.58];

Meas(15,3,1).Width=111;
Meas(15,3,1).Diameter=36;
Meas(15,3,1).Mass=876;
Meas(15,3,1).InnerDiam=0;
Meas(15,3,1).LengthTrack=1700;
Meas(15,3,1).HeightTrack=1;
Meas(15,3,1).Times=[2.11 2.04 1.96 2.02 2.02];
% Fixing typos
for i=1:3
for h=1:3
Meas(2,i,h).InnerDiam=56;
end
end

for i=1:3
for h=1:3
Meas(6,i,h).InnerDiam=26;
end
end
%% Mean
for i=1:15
   for j=1:3
       for k=1:3
            Meas(i,j,k).Mean=mean(Meas(i,j,k).Times);       
       end
   end
end
%% Angle
for i=1:15                          % Constructs a new struct, with the angle as a funktion of the heightindex.   
    for j=1:3
        for k=1:3
            Meas(i,j,k).Angle=angle(Meas(i,j,k).HeightTrack);
        end
    end
end
%% Density in kg/mm^3
% Thats why its such a small number.
for i=1:15                          % Constructs a new struct, with the density as a funktion of mass and volume.   
    for j=1:3
        for k=1:3
            volume=Meas(i,j,k).Width.*(pi.*((Meas(i,j,k).Diameter./2).^2-(Meas(i,j,k).InnerDiam./2).^2));
            Meas(i,j,k).Density=Meas(i,j,k).Mass./volume;
        end
    end
end
%% Calc expLenghtTrack
for i=1:15
    for j=1:3
        x=log(cat(1,Meas(i,:,j).LengthTrack));
        A=[x,ones(size(x))];
        y=log(cat(1,Meas(i,:,j).Mean));
        KM=A\y;
        AllKValue(i,j)=KM(1);
    end
end
expLenghtTrack=mean(mean(AllKValue));
clear AllKValue
%% Calc expAngle
%Compensating for length of track
for i=1:15
        x=log(cat(1,Meas(i,:,:).Angle));
        A=[x,ones(size(x))];
        y=log(cat(1,Meas(i,:,:).Mean)./(cat(1,Meas(i,:,:).LengthTrack)).^expLenghtTrack);
        KM=A\y;
        AllKValue(i)=KM(1);
end
expAngle=mean(AllKValue);
clear AllKValue
%% Calc expDiameter
%expLenghtTrack=0.5;
%expAngle = -0.5;
i=[1,3,10,12,13];
%h=3;l=3;
x=log(cat(1,Meas(i,:,:).Diameter));
A=[x,ones(size(x))];
y=log(cat(1,Meas(i,:,:).Mean)./...
    (cat(1,Meas(i,:,:).LengthTrack)).^expLenghtTrack./...
    (cat(1,Meas(i,:,:).Angle)).^expAngle);
KM=A\y;
expDiameter=KM(1);
%% Calc expWidth
i=[1,3,10,12,13,14,15];
x=log(cat(1,Meas(i,:,:).Width));
A=[x,ones(size(x))];
y=log(cat(1,Meas(i,:,:).Mean)./...
    (cat(1,Meas(i,:,:).LengthTrack)).^expLenghtTrack./...
    (cat(1,Meas(i,:,:).Angle)).^expAngle);%./...
    %(cat(1,Meas(i,1,1).Diameter)).^expDiameter);
KM=A\y;
expWidth=KM(1);
%% Calc expDensity
i=[1,3,7,8,10,12,13,14,15];
x=log(cat(1,Meas(i,:,:).Density));
A=[x,ones(size(x))];
y=log(cat(1,Meas(i,:,:).Mean)./...
    (cat(1,Meas(i,:,:).LengthTrack)).^expLenghtTrack./...
    (cat(1,Meas(i,:,:).Angle)).^expAngle./...
    (cat(1,Meas(i,:,:).Diameter)).^expDiameter./...
    (cat(1,Meas(i,:,:).Width)).^expWidth);
KM=A\y;
expDensity=KM(1);
%% Calc constant c (solid)
i=[1,3,7,8,10,12,13,14,15];
y=cat(1,Meas(i,:,:).Mean)./...
    (cat(1,Meas(i,:,:).LengthTrack)./1000).^expLenghtTrack./...
    (sin(cat(1,Meas(i,:,:).Angle))).^expAngle./9.82^(-0.5);
    %(cat(1,Meas(i,:,:).Diameter)).^expDiameter./...
    %(cat(1,Meas(i,:,:).Width)).^expWidth./...
    %(cat(1,Meas(i,:,:).Density)).^expDensity;
c=mean(y);
%% Tiny code

for i=1:15
    for l=1:3
       for h=1:3
           Meas(i,l,h).SolidTime=c.*sqrt(Meas(i,l,h).LengthTrack./(9.82.*sin(Meas(i,l,h).Angle)));
       end
    end
end

Solids=[1 3 7 8 10 11 12 13 14 15];
clf
scatter(cat(1,Meas(Solids,:,:).Mean),cat(1,Meas(Solids,:,:).SolidTime))
%% Calc InnerDiam
i=[2 4 5 6 9];
%i=1:15;
l=1:3;h=1:3;

TdivTexpr=((cat(1,Meas(i,l,h).Mean)./...
    (cat(1,Meas(i,l,h).LengthTrack)./1000).^expLenghtTrack./...
    (sin(cat(1,Meas(i,l,h).Angle))).^expAngle./...
    c.*sqrt(9.82)));
TdivTs = cat(1,Meas(i,l,h).Mean)./cat(1,Meas(i,l,h).SolidTime);
ddivD = cat(1,Meas(i,l,h).InnerDiam)./cat(1,Meas(i,l,h).Diameter);
includeIdx = find(TdivTexpr > 1);
x=log(ddivD(includeIdx));
A=[x,ones(size(x))];
y = log(TdivTexpr(includeIdx).^2-1);
    
KM=A\y;
expInnerDiam=KM(1)
%% Calc constant b (non-solid)
i=[2 4 5 6 9];
y=cat(1,Meas(i,:,:).Mean)./...
    (cat(1,Meas(i,:,:).LengthTrack)./1000).^expLenghtTrack./...
    (sin(cat(1,Meas(i,:,:).Angle))).^expAngle./...
    9.82^(-0.5)./c./...
    (cat(1,Meas(i,:,:).InnerDiam)./cat(1,Meas(i,:,:).Diameter)).^expInnerDiam;
b=mean(y)
%% Plotting suspicious things
if false
    clf
    scatter(x,y)
    hold on
    xvec=linspace(min(x),max(x));
    yvec=KM(1).*xvec+KM(2);
    plot(xvec,yvec)
end